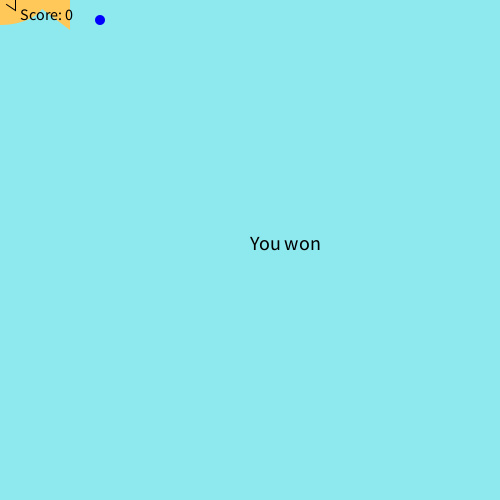
Frame 1 (no input)
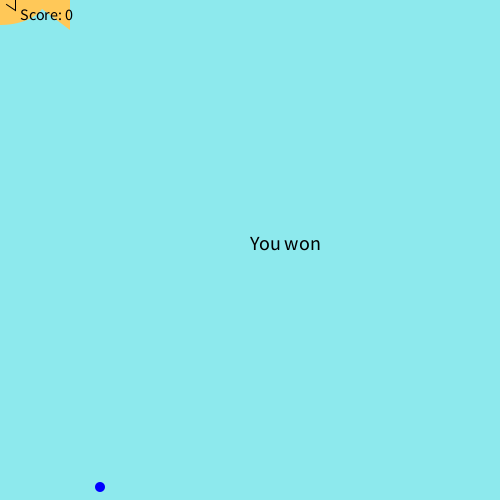
Frame 60 (the mouse pressed at the canvas centre just before this capture)
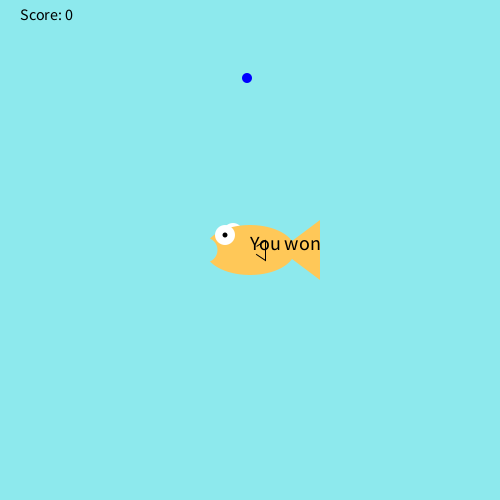
Frame 120 (the mouse held since frame 60 and released just before this capture)

The Processing sketch that drew these frames (run headless with seeded random() and noise(); from frame 60 on, the mouse is pressed at the canvas centre):

// Processing sketch: Fish_Feeder
// ── Fish_Feeder.pde
int score=0;
int foodX = 100;
int foodY=20;
void setup(){
  size(500, 500);
}
void draw(){
  background(141,233,237);
  drawFish();
  fill(0,0,255);
  noStroke();
  ellipse(foodX,foodY,10,10);
  foodY=foodY+(int) random(20);
  checkCatch(foodX,foodY);
  
  if(height<foodY){
    foodY=20;
    foodX=(int) random(width-10);
  }
fill(0, 0, 0);
textSize(16);
text("Score: " + score, 20, 20);
textSize(20); //if it’s not big enough
text("You won", 250, 250); 
}
void drawFish(){
     noStroke();
     fill(255,255,255);
     ellipse(mouseX-17,mouseY-17,20,20); //back side eye
     fill(255,200,88);
     ellipse(mouseX,mouseY,90,50); //body
     triangle(mouseX+30,mouseY,mouseX+70,mouseY+30,mouseX+70,mouseY-30); //tail
     stroke(0);
     triangle(mouseX,mouseY,mouseX+15,mouseY+10,mouseX+15,mouseY-10); //side fin
     noStroke();
     fill(255,200,88);
     ellipse(mouseX,mouseY,15,15); //side fin cover
     noStroke();
     fill(255,255,255);
     ellipse(mouseX-25,mouseY-15,20,20); //front eye
     fill(0,0,0);
     ellipse(mouseX-25,mouseY-15,5,5); //pupil
     fill(141,233,237);
     ellipse(mouseX-45,mouseY,25,25); //mouth
}
void checkCatch(int x, int y){
     if(x > mouseX && x < mouseX+70){
          if(y > mouseY-17 && y < mouseY+30){
               score++;
               foodY = 20; //if the food was eaten, make more food fall from the top
               foodX = (int) random(width-20);
          }
     }
     else if (foodY > height && score > 0){
          score--;
     }
} 
